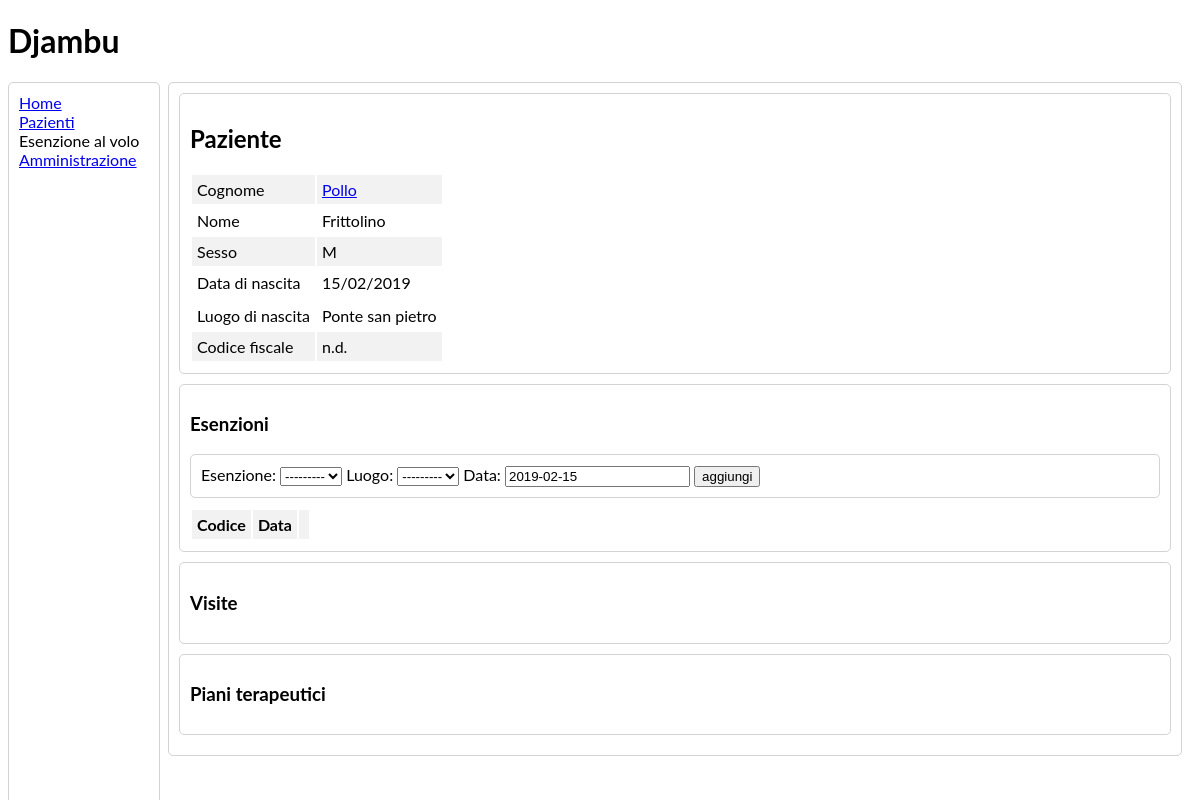
Screenshot of /patients/1/ with the database file from the repository.
### patients/models.py (models this page shows, shortened)
class Patient(models.Model): # TODO: make fields mandatory
    last_name = models.CharField(max_length=50, verbose_name='cognome')
    first_name = models.CharField(max_length=50, verbose_name='nome')
    sex = models.CharField(max_length=1, choices=SEX_CHOICES, verbose_name='sesso')
    birth_date = models.DateField(verbose_name='data di nascita')
    birth_place = models.CharField(max_length=100, verbose_name='luogo di nascita')
    fiscal_code = models.CharField(max_length=16, blank=True, null=True,
                                   verbose_name='codice fiscale')
    address = models.CharField(max_length=200, blank=True, null=True,
                               verbose_name='indirizzo')
    class Meta:
        verbose_name = 'paziente'
        verbose_name_plural = 'pazienti'

### patients/views.py (the view)
# urls.py: path('<int:pk>/', PatientDetailView.as_view(),
class PatientDetailView(DetailView):
    model = Patient
    template_name = 'patients/patient_detail.html'
    def get_context_data(self, **kwargs):
        context = super().get_context_data(**kwargs)
        context['exemptions'] = Exemption.objects.filter(
                patient_id=self.object.pk)
        context['exemption_form'] = RapidExemptionForm()
        return context

### patients/forms.py
class RapidExemptionForm(forms.ModelForm):
    class Meta:
        model = Exemption
        fields = ['patient', 'exemption', 'signature_place', 'signature_date']

### patients/templates/patients/patient_detail.html (shortened to what this page needs)
{% extends './base_djambu.html' %}
{% block content %}
  <div class="round-border-panel">
    <div class="round-border-panel">
      <h2>Paziente</h2>
        <table class="table-no-background">
          <tr>
            <td>Cognome</td>
            <td><a href="/patients_admin/patients/patient/{{ object.pk }}/change/">
              {{ object.last_name|capfirst }}
            </a></td>
          </tr>
          <tr>
            <td>Nome</td>
            <td>{{ object.first_name|capfirst }}</td>
          </tr>
          <tr>
            <td>Sesso</td>
            <td>{{ object.sex|capfirst }}</td>
          </tr>
          <tr>
            <td>Data di nascita</td>
            <td>{{ object.birth_date|date:'d/m/Y' }}</td>
          </tr>
          <tr>
           <tr>
            <td>Luogo di nascita</td>
            <td>{{ object.birth_place|capfirst }}</td>
          </tr>
          <tr>
            <td>Codice fiscale</td>
            <td>{{ object.fiscal_code|default:'n.d.' }}</td>
          </tr>
        </table>
     </div>
    {% include 'patients/panel_exemptions.html' %}
    {% include 'patients/panel_visits.html' %}
    {% include 'patients/panel_plans.html' %}
  </div>
{% endblock %}

### patients/static/patients/css/style.css (style rules this page uses)
body { font-family: Lato, sans-serif; }
th, td { padding: 5px; }
tr:nth-child(odd) { background-color: #f2f2f2; }
.round-border-panel { border: 1px solid lightgrey; border-radius: 5px; padding: 10px; margin-bottom: 10px; }

### rows the page displays
Patient: last_name "Pollo", first_name "Frittolino", sex "M", birth_date "15/02/2019", birth_place "Ponte san pietro", fiscal_code "n.d."

### other values shown
{{ exemption_form.exemption.label_tag }} "Esenzione:"
{{ exemption_form.signature_place.label_tag }} "Luogo:"
{{ exemption_form.signature_date.label_tag }} "Data:"
